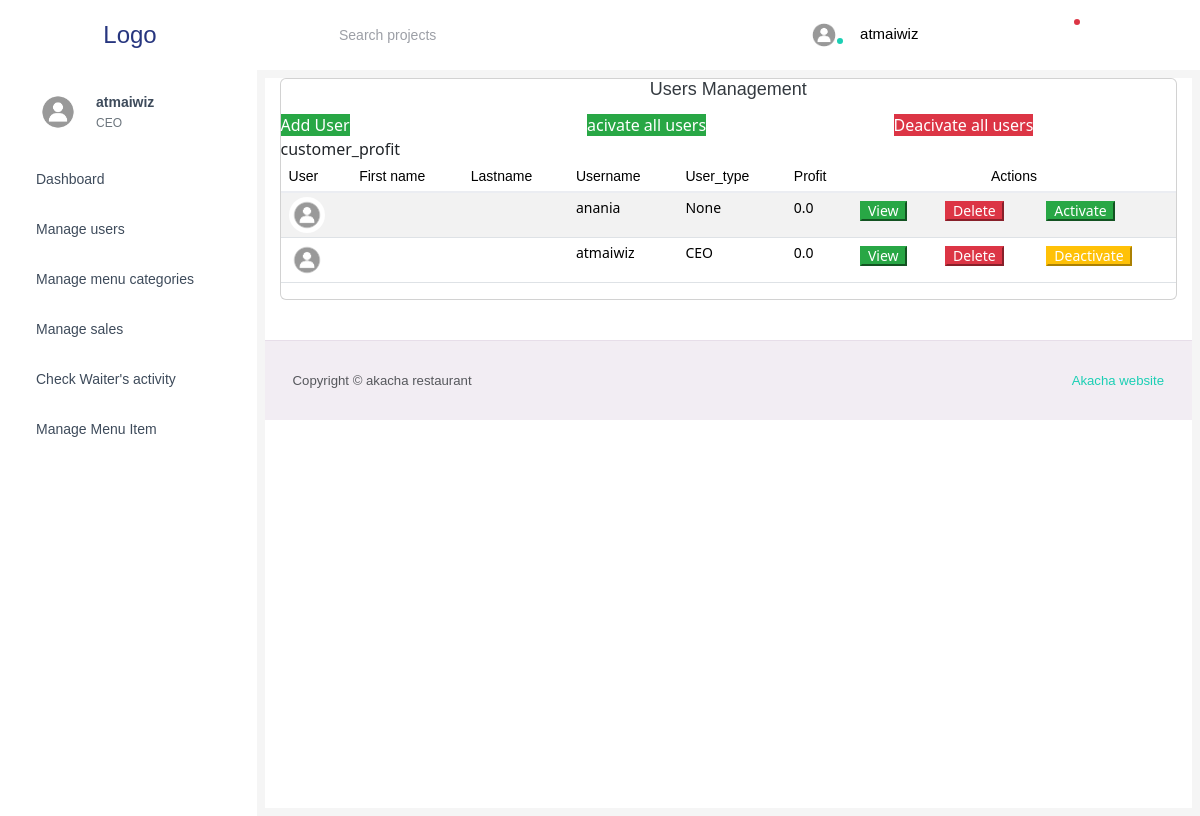
The page /manage_user/0 (signed in) on the database as committed earlier.
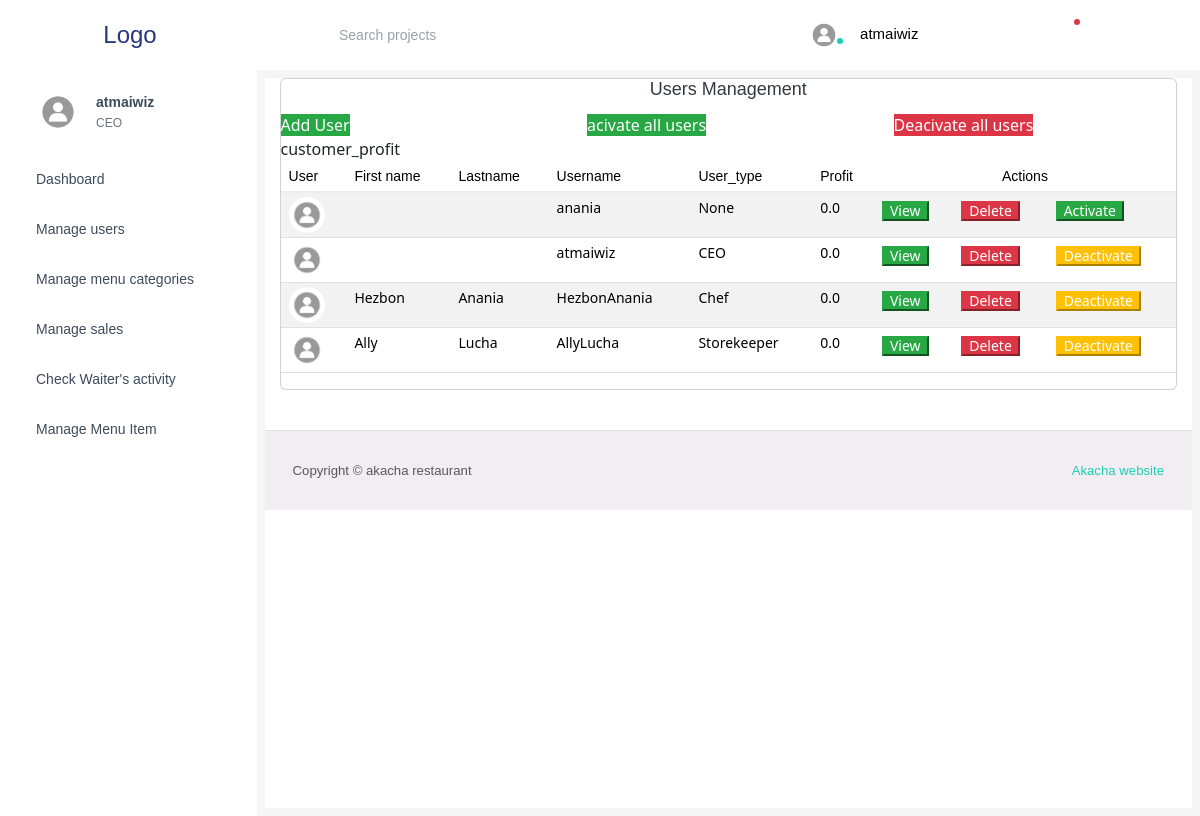
The same page on the database as committed later.
### hotelmanagement/models.py (models this page shows, shortened)
class CustomUser(AbstractUser):
    objects = models.Manager()
    id = models.AutoField(primary_key=True)
    profile = models.ImageField(upload_to="profiles/", default='profiles/default_profile.jpg')
    user_type = models.ForeignKey(User_type, on_delete=models.SET_NULL, null=True, default=None)
    is_active = models.BooleanField(default=True)
    customer_profit = models.FloatField(default=0.0)

class User_type(models.Model):
    id = models.AutoField(primary_key=True)
    user_type = models.CharField(max_length=50)
    def __str__(self):
        return self.user_type

### hotelmanagement/views.py (the view)
# urls.py: path("manage_user/<int:id>", views.manage_user, name="manage_user"),
def manage_user(request, id):
    if id == 0:
        users = CustomUser.objects.all()
    else:
        users = CustomUser.objects.filter(user_type=id)
    return render(request, f"{user_validator(request)}/manage_user.html", {'users': users})

### hotelmanagement/processor.py (called while the page is built)
def user_type_list(request):
    user_type = User_type.objects.all()
    return {'user_types': user_type}

def message_analyser(request):
    try:
        if request.user.user_type.user_type == "Storekeeper":
            print(request.user.user_type)
            sys_messages = Messages.objects.filter(receiver_category=2, opened=False)
            return {"system_message": sys_messages}
        else:
            user = request.user
            messages = Messages.objects.filter(receiver_category=user.user_type, order__send=False)
            return {'messagess': messages}
    except:
        user_type = User_type.objects.all()
        return {'user_types': user_type}

### hotelmanagement/utils.py (called while the page is built)
def user_validator(request):
    if request.user.is_authenticated:
        user_type = request.user.user_type
        return user_type
    else:
        return redirect('login')

### templates/CEO/manage_user.html (shortened to what this page needs)
{% extends "CEO/base.html" %}
{% block content%}
  <div class="col-lg-12 grid-margin stretch-card">
    <div class="card">
      <div class="">
        <div class="row">
          <div class="col">
            <div class="row">
              <h4 class="col card-title">Users Management</h4>
            </div>
          </div>
        </div>
        <div class="row">
          <div class="col">
            <a href="#" class="add-button btn-success" data-toggle="modal" data-target="#add">Add User</a>
          </div>
          <div class="col">
            <a href="#" class="deactivate-button btn-success" data-toggle="modal" data-target="#activate">acivate all users</a></h4>
          </div>
          <div class="col">
            <a href="#" class="deactivate-button btn-danger" data-toggle="modal" data-target="#deactivate">Deacivate all users</a></h4>
          </div>
        </div>
        <div class="table-responsive">
          <table class="table table-striped">
            <thead>
              <tr>
                <th>User</th>
                <th>First name</th>
                <th>Lastname</th>
                <th>Username</th>
                <th>User_type</th>
                <th>Profit</th>
                <th colspan="3" style="text-align: center;">Actions</th>
              </tr>customer_profit
            </thead>
            <tbody>
              {% for userr in users %}
                <tr>
                  <td class="py-1">
                    {% if userr.profile %}
                      <img src="{{ userr.profile.url }}" alt="image" />
                    {% endif %}
                  </td>
                  <td>{{ userr.first_name }}</td>
                  <td>{{ userr.last_name }}</td>
                  <td>{{ userr.username }}</td>
                  <td>{{ userr.user_type }}</td>
                  <td>{{ userr.customer_profit }}</td>
                  <td>
                    <form method="post" action="{% url 'userprofile'%}">
                      <button class="btn-success" type="submit"> View</button>
                    </form>
                  </td>
                  <td><button class="update-button btn-danger" data-toggle="modal" data-target="#deleteModal{{ userr.id }}">Delete</button></td>
                  {%if userr.is_active %}
                  <td><button class="update-button btn-warning" data-toggle="modal" data-target="#deactivateModal{{ userr.id }}">Deactivate</button></td>
                  {%else%}
                  <td><button class="update-button btn-success" data-toggle="modal" data-target="#updateModal{{ userr.id }}">Activate</button></td>
                  {%endif%}
                  </div>
                  </div>
              {% endfor %}
        </div>
      </div>
    </div>
  </div>
{% endblock %}

### templates/navigation.html (shortened to what this page needs)
<!DOCTYPE html>
<html lang="en">
  <head>
    {% load static %}
    <link rel="stylesheet" href="{% static 'mystyle.css' %}" />
  </head>
  <body>
    <nav class="navbar default-layout-navbar col-lg-12 col-12 p-0 fixed-top d-flex flex-row">
      <div class="text-center navbar-brand-wrapper d-flex align-items-center justify-content-center">
        <a class="navbar-brand brand-logo" href="{% url 'home' %}">Logo</a>
      </div>
      <div class="navbar-menu-wrapper d-flex align-items-stretch">
        <button class="navbar-toggler navbar-toggler align-self-center" type="button" data-toggle="minimize"></button>
        <div class="search-field d-none d-md-block">
          <form class="d-flex align-items-center h-100" action="#">
            <div class="input-group">
              <div class="input-group-prepend bg-transparent">
                <i class="input-group-text border-0 mdi mdi-magnify"></i>
              </div>
              <input type="text" class="form-control bg-transparent border-0" placeholder="Search projects" />
            </div>
          </form>
        </div>
        <ul class="navbar-nav navbar-nav-right">
          <li class="nav-item nav-profile dropdown">
            <a class="nav-link dropdown-toggle" id="profileDropdown" href="#" data-bs-toggle="dropdown" aria-expanded="false">
              <div class="nav-profile-img">
                {% if user.profile %}
                  <img src="{{ user.profile.url }}" alt="image" />
                {% endif %}
                <span class="availability-status online"></span>
              </div>
              <div class="nav-profile-text">
                <p class="mb-1 text-black">{{ user.username }}</p>
              </div>
            </a>
          </li>
          <li class="nav-item d-none d-lg-block full-screen-link">
          </li>
          <li class="nav-item dropdown">
          </li>
          <li class="nav-item dropdown">
            <a class="nav-link count-indicator dropdown-toggle" id="notificationDropdown" href="#" data-bs-toggle="dropdown">
              <span class="count-symbol bg-danger"></span>
            </a>
          </li>
          <li class="nav-item nav-logout d-none d-lg-block">
          </li>
          <li class="nav-item nav-settings d-none d-lg-block">
          </li>
        </ul>
      </div>
    </nav>
  </body>
</html>

### templates/CEO/side_bar.html (shortened to what this page needs)
<!DOCTYPE html>
<html lang="en">
  <head>
    {% load static %}
    <link rel="stylesheet" href="{% static 'mystyle.css' %}" />
  </head>
  <body>
    <nav class="sidebar sidebar-offcanvas" id="sidebar">
      <ul class="nav">
        <li class="nav-item nav-profile">
          <a href="{% url 'home'%}"  class="nav-link">
            <div class="nav-profile-image">
              {% if user.profile %}
                <img src="{{user.profile.url}}" alt="profile" />
              {% endif %}
            </div>
            <div class="nav-profile-text d-flex flex-column">
              <span class="font-weight-bold mb-2">{{user.username}}</span>
              <span class="text-secondary text-small">{{user.user_type}}</span>
            </div>
          </a>
        </li>
        <li class="nav-item">
          <a class="nav-link" href="{% url 'home'%}" >
            <span class="menu-title">Dashboard</span>
          </a>
        </li>
        <li class="nav-item">
          <a class="nav-link " id="manage-user" href="{%url 'manage_user' 0%}" >
            <span class="menu-title">Manage users</span>
          </a>
        </li>
        <li class="nav-item">
          <a class="nav-link " id="manage-menu-category"  href="{%url 'manage_menu_category'%}">
            <span class="menu-title">Manage menu categories</span>
          </a>
        </li>
        <li class="nav-item">
          <a class="nav-link "  id = "manage-sale" href="{% url 'manage_sale'%}">
            <span class="menu-title">Manage sales</span>
          </a>
        </li>
        <li class="nav-item">
          <a class="nav-link "  id="check-waiter" href="{% url 'waiter_activity_check'%}">
            <span class="menu-title">Check Waiter's activity</span>
          </a>
        </li>
        <li class="nav-item">
          <a class="nav-link "  id = "manage-menu-item" href="{% url 'manage_menu_item'%}">
            <span class="menu-title">Manage Menu Item</span>
          </a>
        </li>
      </ul>
    </nav>
  </body>
</html>

Rows that differ between the two databases and show on the page:
added CustomUser: profile (placeholder picture), first_name "Hezbon", last_name "Anania", username "HezbonAnania", user_type "Chef", customer_profit "0.0"
added CustomUser: profile (placeholder picture), first_name "Ally", last_name "Lucha", username "AllyLucha", user_type "Storekeeper", customer_profit "0.0"
